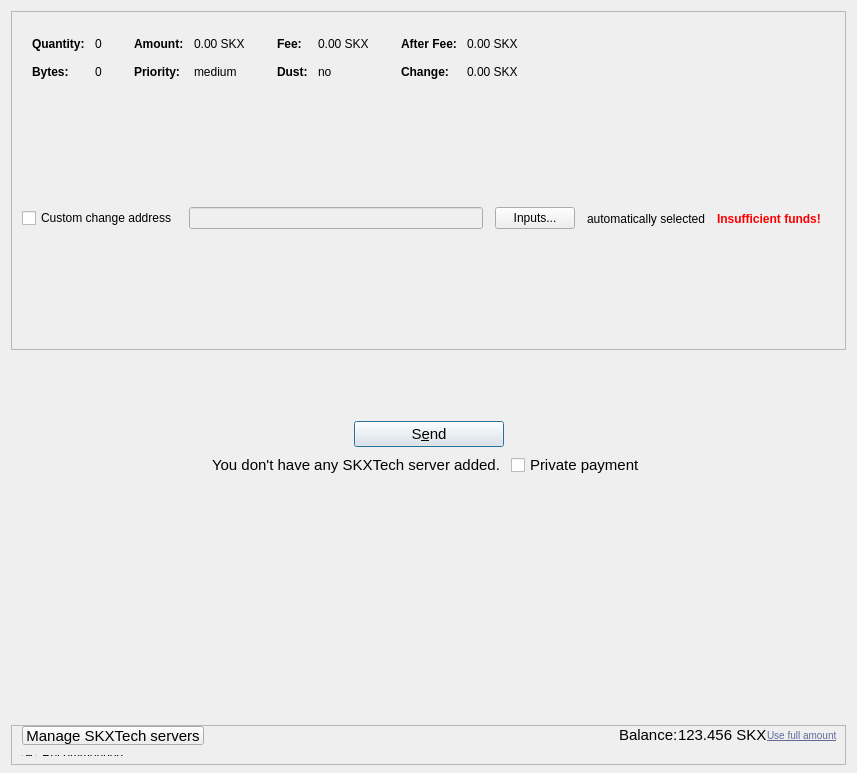
<?xml version="1.0" encoding="UTF-8"?>
<ui version="4.0">
 <class>SendCoinsDialog</class>
 <widget class="QDialog" name="SendCoinsDialog">
  <property name="geometry">
   <rect>
    <x>0</x>
    <y>0</y>
    <width>857</width>
    <height>773</height>
   </rect>
  </property>
  <property name="windowTitle">
   <string>Send Coins</string>
  </property>
  <property name="styleSheet">
   <string notr="true"/>
  </property>
  <layout class="QVBoxLayout" name="verticalLayout" stretch="0,0,0,0">
   <property name="bottomMargin">
    <number>8</number>
   </property>
   <item>
    <widget class="QFrame" name="frameCoinControl">
     <property name="sizePolicy">
      <sizepolicy hsizetype="Expanding" vsizetype="Expanding">
       <horstretch>0</horstretch>
       <verstretch>0</verstretch>
      </sizepolicy>
     </property>
     <property name="maximumSize">
      <size>
       <width>16777215</width>
       <height>16777215</height>
      </size>
     </property>
     <property name="frameShape">
      <enum>QFrame::StyledPanel</enum>
     </property>
     <property name="frameShadow">
      <enum>QFrame::Sunken</enum>
     </property>
     <layout class="QVBoxLayout" name="verticalLayoutCoinControl2">
      <property name="spacing">
       <number>0</number>
      </property>
      <property name="leftMargin">
       <number>0</number>
      </property>
      <property name="topMargin">
       <number>0</number>
      </property>
      <property name="rightMargin">
       <number>0</number>
      </property>
      <property name="bottomMargin">
       <number>6</number>
      </property>
      <item>
       <layout class="QVBoxLayout" name="verticalLayoutCoinControl" stretch="0,0,0">
        <property name="spacing">
         <number>0</number>
        </property>
        <property name="leftMargin">
         <number>10</number>
        </property>
        <property name="topMargin">
         <number>10</number>
        </property>
        <item>
         <layout class="QHBoxLayout" name="horizontalLayoutCoinControl2" stretch="0">
          <property name="spacing">
           <number>8</number>
          </property>
          <property name="bottomMargin">
           <number>10</number>
          </property>
          <item>
           <spacer name="horizontalSpacerCoinControl">
            <property name="orientation">
             <enum>Qt::Horizontal</enum>
            </property>
            <property name="sizeHint" stdset="0">
             <size>
              <width>40</width>
              <height>1</height>
             </size>
            </property>
           </spacer>
          </item>
         </layout>
        </item>
        <item>
         <widget class="QWidget" name="widgetCoinControl" native="true">
          <property name="sizePolicy">
           <sizepolicy hsizetype="Preferred" vsizetype="Preferred">
            <horstretch>0</horstretch>
            <verstretch>0</verstretch>
           </sizepolicy>
          </property>
          <property name="minimumSize">
           <size>
            <width>0</width>
            <height>0</height>
           </size>
          </property>
          <property name="styleSheet">
           <string notr="true"/>
          </property>
          <layout class="QHBoxLayout" name="horizontalLayoutCoinControl5">
           <property name="leftMargin">
            <number>0</number>
           </property>
           <property name="topMargin">
            <number>0</number>
           </property>
           <property name="rightMargin">
            <number>0</number>
           </property>
           <property name="bottomMargin">
            <number>0</number>
           </property>
           <item>
            <layout class="QHBoxLayout" name="horizontalLayoutCoinControl3" stretch="0,0,0,1">
             <property name="spacing">
              <number>20</number>
             </property>
             <property name="topMargin">
              <number>0</number>
             </property>
             <property name="bottomMargin">
              <number>10</number>
             </property>
             <item>
              <layout class="QFormLayout" name="formLayoutCoinControl1">
               <property name="horizontalSpacing">
                <number>10</number>
               </property>
               <property name="verticalSpacing">
                <number>14</number>
               </property>
               <property name="leftMargin">
                <number>10</number>
               </property>
               <property name="topMargin">
                <number>4</number>
               </property>
               <property name="rightMargin">
                <number>6</number>
               </property>
               <item row="0" column="0">
                <widget class="QLabel" name="labelCoinControlQuantityText">
                 <property name="font">
                  <font>
                   <weight>75</weight>
                   <bold>true</bold>
                  </font>
                 </property>
                 <property name="text">
                  <string>Quantity:</string>
                 </property>
                 <property name="margin">
                  <number>0</number>
                 </property>
                </widget>
               </item>
               <item row="0" column="1">
                <widget class="QLabel" name="labelCoinControlQuantity">
                 <property name="cursor">
                  <cursorShape>IBeamCursor</cursorShape>
                 </property>
                 <property name="contextMenuPolicy">
                  <enum>Qt::ActionsContextMenu</enum>
                 </property>
                 <property name="text">
                  <string notr="true">0</string>
                 </property>
                 <property name="margin">
                  <number>0</number>
                 </property>
                 <property name="textInteractionFlags">
                  <set>Qt::LinksAccessibleByMouse|Qt::TextSelectableByKeyboard|Qt::TextSelectableByMouse</set>
                 </property>
                </widget>
               </item>
               <item row="1" column="0">
                <widget class="QLabel" name="labelCoinControlBytesText">
                 <property name="font">
                  <font>
                   <weight>75</weight>
                   <bold>true</bold>
                  </font>
                 </property>
                 <property name="text">
                  <string>Bytes:</string>
                 </property>
                </widget>
               </item>
               <item row="1" column="1">
                <widget class="QLabel" name="labelCoinControlBytes">
                 <property name="cursor">
                  <cursorShape>IBeamCursor</cursorShape>
                 </property>
                 <property name="contextMenuPolicy">
                  <enum>Qt::ActionsContextMenu</enum>
                 </property>
                 <property name="text">
                  <string notr="true">0</string>
                 </property>
                 <property name="textInteractionFlags">
                  <set>Qt::LinksAccessibleByMouse|Qt::TextSelectableByKeyboard|Qt::TextSelectableByMouse</set>
                 </property>
                </widget>
               </item>
              </layout>
             </item>
             <item>
              <layout class="QFormLayout" name="formLayoutCoinControl2">
               <property name="horizontalSpacing">
                <number>10</number>
               </property>
               <property name="verticalSpacing">
                <number>14</number>
               </property>
               <property name="leftMargin">
                <number>6</number>
               </property>
               <property name="topMargin">
                <number>4</number>
               </property>
               <property name="rightMargin">
                <number>6</number>
               </property>
               <item row="0" column="0">
                <widget class="QLabel" name="labelCoinControlAmountText">
                 <property name="font">
                  <font>
                   <weight>75</weight>
                   <bold>true</bold>
                  </font>
                 </property>
                 <property name="text">
                  <string>Amount:</string>
                 </property>
                 <property name="margin">
                  <number>0</number>
                 </property>
                </widget>
               </item>
               <item row="0" column="1">
                <widget class="QLabel" name="labelCoinControlAmount">
                 <property name="cursor">
                  <cursorShape>IBeamCursor</cursorShape>
                 </property>
                 <property name="contextMenuPolicy">
                  <enum>Qt::ActionsContextMenu</enum>
                 </property>
                 <property name="text">
                  <string notr="true">0.00 SKX</string>
                 </property>
                 <property name="textInteractionFlags">
                  <set>Qt::LinksAccessibleByMouse|Qt::TextSelectableByKeyboard|Qt::TextSelectableByMouse</set>
                 </property>
                </widget>
               </item>
               <item row="1" column="0">
                <widget class="QLabel" name="labelCoinControlPriorityText">
                 <property name="font">
                  <font>
                   <weight>75</weight>
                   <bold>true</bold>
                  </font>
                 </property>
                 <property name="text">
                  <string>Priority:</string>
                 </property>
                </widget>
               </item>
               <item row="1" column="1">
                <widget class="QLabel" name="labelCoinControlPriority">
                 <property name="cursor">
                  <cursorShape>IBeamCursor</cursorShape>
                 </property>
                 <property name="contextMenuPolicy">
                  <enum>Qt::ActionsContextMenu</enum>
                 </property>
                 <property name="text">
                  <string notr="true">medium</string>
                 </property>
                 <property name="textInteractionFlags">
                  <set>Qt::LinksAccessibleByMouse|Qt::TextSelectableByKeyboard|Qt::TextSelectableByMouse</set>
                 </property>
                </widget>
               </item>
              </layout>
             </item>
             <item>
              <layout class="QFormLayout" name="formLayoutCoinControl3">
               <property name="horizontalSpacing">
                <number>10</number>
               </property>
               <property name="verticalSpacing">
                <number>14</number>
               </property>
               <property name="leftMargin">
                <number>6</number>
               </property>
               <property name="topMargin">
                <number>4</number>
               </property>
               <property name="rightMargin">
                <number>6</number>
               </property>
               <item row="0" column="0">
                <widget class="QLabel" name="labelCoinControlFeeText">
                 <property name="font">
                  <font>
                   <weight>75</weight>
                   <bold>true</bold>
                  </font>
                 </property>
                 <property name="text">
                  <string>Fee:</string>
                 </property>
                 <property name="margin">
                  <number>0</number>
                 </property>
                </widget>
               </item>
               <item row="0" column="1">
                <widget class="QLabel" name="labelCoinControlFee">
                 <property name="cursor">
                  <cursorShape>IBeamCursor</cursorShape>
                 </property>
                 <property name="contextMenuPolicy">
                  <enum>Qt::ActionsContextMenu</enum>
                 </property>
                 <property name="text">
                  <string notr="true">0.00 SKX</string>
                 </property>
                 <property name="textInteractionFlags">
                  <set>Qt::LinksAccessibleByMouse|Qt::TextSelectableByKeyboard|Qt::TextSelectableByMouse</set>
                 </property>
                </widget>
               </item>
               <item row="1" column="0">
                <widget class="QLabel" name="labelCoinControlLowOutputText">
                 <property name="font">
                  <font>
                   <weight>75</weight>
                   <bold>true</bold>
                  </font>
                 </property>
                 <property name="text">
                  <string>Dust:</string>
                 </property>
                </widget>
               </item>
               <item row="1" column="1">
                <widget class="QLabel" name="labelCoinControlLowOutput">
                 <property name="cursor">
                  <cursorShape>IBeamCursor</cursorShape>
                 </property>
                 <property name="contextMenuPolicy">
                  <enum>Qt::ActionsContextMenu</enum>
                 </property>
                 <property name="text">
                  <string notr="true">no</string>
                 </property>
                 <property name="textInteractionFlags">
                  <set>Qt::LinksAccessibleByMouse|Qt::TextSelectableByKeyboard|Qt::TextSelectableByMouse</set>
                 </property>
                </widget>
               </item>
              </layout>
             </item>
             <item>
              <layout class="QFormLayout" name="formLayoutCoinControl4">
               <property name="horizontalSpacing">
                <number>10</number>
               </property>
               <property name="verticalSpacing">
                <number>14</number>
               </property>
               <property name="leftMargin">
                <number>6</number>
               </property>
               <property name="topMargin">
                <number>4</number>
               </property>
               <property name="rightMargin">
                <number>6</number>
               </property>
               <item row="0" column="0">
                <widget class="QLabel" name="labelCoinControlAfterFeeText">
                 <property name="font">
                  <font>
                   <weight>75</weight>
                   <bold>true</bold>
                  </font>
                 </property>
                 <property name="text">
                  <string>After Fee:</string>
                 </property>
                 <property name="margin">
                  <number>0</number>
                 </property>
                </widget>
               </item>
               <item row="0" column="1">
                <widget class="QLabel" name="labelCoinControlAfterFee">
                 <property name="cursor">
                  <cursorShape>IBeamCursor</cursorShape>
                 </property>
                 <property name="contextMenuPolicy">
                  <enum>Qt::ActionsContextMenu</enum>
                 </property>
                 <property name="text">
                  <string notr="true">0.00 SKX</string>
                 </property>
                 <property name="textInteractionFlags">
                  <set>Qt::LinksAccessibleByMouse|Qt::TextSelectableByKeyboard|Qt::TextSelectableByMouse</set>
                 </property>
                </widget>
               </item>
               <item row="1" column="0">
                <widget class="QLabel" name="labelCoinControlChangeText">
                 <property name="font">
                  <font>
                   <weight>75</weight>
                   <bold>true</bold>
                  </font>
                 </property>
                 <property name="text">
                  <string>Change:</string>
                 </property>
                </widget>
               </item>
               <item row="1" column="1">
                <widget class="QLabel" name="labelCoinControlChange">
                 <property name="cursor">
                  <cursorShape>IBeamCursor</cursorShape>
                 </property>
                 <property name="contextMenuPolicy">
                  <enum>Qt::ActionsContextMenu</enum>
                 </property>
                 <property name="text">
                  <string notr="true">0.00 SKX</string>
                 </property>
                 <property name="textInteractionFlags">
                  <set>Qt::LinksAccessibleByMouse|Qt::TextSelectableByKeyboard|Qt::TextSelectableByMouse</set>
                 </property>
                </widget>
               </item>
              </layout>
             </item>
            </layout>
           </item>
          </layout>
         </widget>
        </item>
        <item>
         <layout class="QHBoxLayout" name="horizontalLayoutCoinControl4" stretch="0,0,0,0,0,0">
          <property name="spacing">
           <number>12</number>
          </property>
          <property name="sizeConstraint">
           <enum>QLayout::SetDefaultConstraint</enum>
          </property>
          <property name="topMargin">
           <number>5</number>
          </property>
          <property name="rightMargin">
           <number>5</number>
          </property>
          <item>
           <widget class="QCheckBox" name="checkBoxCoinControlChange">
            <property name="toolTip">
             <string>If this is activated, but the change address is empty or invalid, change will be sent to a newly generated address.</string>
            </property>
            <property name="text">
             <string>Custom change address</string>
            </property>
           </widget>
          </item>
          <item>
           <widget class="QValidatedLineEdit" name="lineEditCoinControlChange">
            <property name="enabled">
             <bool>false</bool>
            </property>
            <property name="sizePolicy">
             <sizepolicy hsizetype="Expanding" vsizetype="Fixed">
              <horstretch>0</horstretch>
              <verstretch>0</verstretch>
             </sizepolicy>
            </property>
           </widget>
          </item>
          <item>
           <widget class="QPushButton" name="pushButtonCoinControl">
            <property name="styleSheet">
             <string notr="true"/>
            </property>
            <property name="text">
             <string>Inputs...</string>
            </property>
            <property name="autoDefault">
             <bool>false</bool>
            </property>
           </widget>
          </item>
          <item>
           <widget class="QLabel" name="labelCoinControlAutomaticallySelected">
            <property name="text">
             <string>automatically selected</string>
            </property>
            <property name="margin">
             <number>5</number>
            </property>
           </widget>
          </item>
          <item>
           <widget class="QLabel" name="labelCoinControlInsuffFunds">
            <property name="font">
             <font>
              <weight>75</weight>
              <bold>true</bold>
             </font>
            </property>
            <property name="styleSheet">
             <string notr="true">color:red;font-weight:bold;</string>
            </property>
            <property name="text">
             <string>Insufficient funds!</string>
            </property>
            <property name="margin">
             <number>5</number>
            </property>
           </widget>
          </item>
          <item>
           <widget class="QLabel" name="labelCoinControlChangeLabel">
            <property name="sizePolicy">
             <sizepolicy hsizetype="Preferred" vsizetype="Expanding">
              <horstretch>0</horstretch>
              <verstretch>0</verstretch>
             </sizepolicy>
            </property>
            <property name="minimumSize">
             <size>
              <width>0</width>
              <height>0</height>
             </size>
            </property>
            <property name="text">
             <string/>
            </property>
            <property name="margin">
             <number>3</number>
            </property>
           </widget>
          </item>
         </layout>
        </item>
       </layout>
      </item>
     </layout>
    </widget>
   </item>
   <item>
    <spacer name="verticalSpacer">
     <property name="orientation">
      <enum>Qt::Vertical</enum>
     </property>
     <property name="sizeType">
      <enum>QSizePolicy::Minimum</enum>
     </property>
     <property name="sizeHint" stdset="0">
      <size>
       <width>20</width>
       <height>25</height>
      </size>
     </property>
    </spacer>
   </item>
   <item>
    <layout class="QVBoxLayout" name="verticalLayout_6">
     <item>
      <layout class="QHBoxLayout" name="horizontalLayout_10">
       <item>
        <spacer name="horizontalSpacer_12">
         <property name="orientation">
          <enum>Qt::Horizontal</enum>
         </property>
         <property name="sizeType">
          <enum>QSizePolicy::Maximum</enum>
         </property>
         <property name="sizeHint" stdset="0">
          <size>
           <width>60</width>
           <height>20</height>
          </size>
         </property>
        </spacer>
       </item>
       <item>
        <layout class="QVBoxLayout" name="entries">
         <property name="spacing">
          <number>6</number>
         </property>
        </layout>
       </item>
       <item>
        <spacer name="horizontalSpacer_13">
         <property name="orientation">
          <enum>Qt::Horizontal</enum>
         </property>
         <property name="sizeType">
          <enum>QSizePolicy::Maximum</enum>
         </property>
         <property name="sizeHint" stdset="0">
          <size>
           <width>60</width>
           <height>20</height>
          </size>
         </property>
        </spacer>
       </item>
      </layout>
     </item>
     <item>
      <layout class="QHBoxLayout" name="horizontalLayout_2">
       <property name="spacing">
        <number>3</number>
       </property>
       <item>
        <spacer name="horizontalSpacer">
         <property name="orientation">
          <enum>Qt::Horizontal</enum>
         </property>
         <property name="sizeHint" stdset="0">
          <size>
           <width>40</width>
           <height>20</height>
          </size>
         </property>
        </spacer>
       </item>
       <item>
        <spacer name="horizontalSpacer_11">
         <property name="orientation">
          <enum>Qt::Horizontal</enum>
         </property>
         <property name="sizeHint" stdset="0">
          <size>
           <width>40</width>
           <height>20</height>
          </size>
         </property>
        </spacer>
       </item>
      </layout>
     </item>
     <item>
      <layout class="QHBoxLayout" name="horizontalLayout_4">
       <item>
        <spacer name="horizontalSpacer_7">
         <property name="orientation">
          <enum>Qt::Horizontal</enum>
         </property>
         <property name="sizeHint" stdset="0">
          <size>
           <width>40</width>
           <height>20</height>
          </size>
         </property>
        </spacer>
       </item>
       <item>
        <widget class="QPushButton" name="sendButton">
         <property name="minimumSize">
          <size>
           <width>150</width>
           <height>0</height>
          </size>
         </property>
         <property name="font">
          <font>
           <pointsize>11</pointsize>
          </font>
         </property>
         <property name="toolTip">
          <string>Confirm the send action</string>
         </property>
         <property name="styleSheet">
          <string notr="true"/>
         </property>
         <property name="text">
          <string>S&amp;end</string>
         </property>
         <property name="icon">
          <iconset resource="../skyrus.qrc">
           <normaloff>:/icons/send</normaloff>:/icons/send</iconset>
         </property>
         <property name="autoDefault">
          <bool>false</bool>
         </property>
         <property name="default">
          <bool>true</bool>
         </property>
        </widget>
       </item>
       <item>
        <spacer name="horizontalSpacer_10">
         <property name="orientation">
          <enum>Qt::Horizontal</enum>
         </property>
         <property name="sizeHint" stdset="0">
          <size>
           <width>40</width>
           <height>20</height>
          </size>
         </property>
        </spacer>
       </item>
      </layout>
     </item>
     <item>
      <layout class="QHBoxLayout" name="horizontalLayout_8">
       <item>
        <spacer name="horizontalSpacer_8">
         <property name="orientation">
          <enum>Qt::Horizontal</enum>
         </property>
         <property name="sizeHint" stdset="0">
          <size>
           <width>40</width>
           <height>20</height>
          </size>
         </property>
        </spacer>
       </item>
       <item>
        <widget class="QLabel" name="noSkxtechLabel">
         <property name="font">
          <font>
           <pointsize>11</pointsize>
          </font>
         </property>
         <property name="styleSheet">
          <string notr="true"/>
         </property>
         <property name="text">
          <string>You don't have any SKXTech server added. </string>
         </property>
        </widget>
       </item>
       <item>
        <widget class="QCheckBox" name="anonsendCheckbox">
         <property name="font">
          <font>
           <pointsize>11</pointsize>
          </font>
         </property>
         <property name="text">
          <string>Private payment</string>
         </property>
         <property name="checked">
          <bool>false</bool>
         </property>
        </widget>
       </item>
       <item>
        <spacer name="horizontalSpacer_9">
         <property name="orientation">
          <enum>Qt::Horizontal</enum>
         </property>
         <property name="sizeHint" stdset="0">
          <size>
           <width>40</width>
           <height>20</height>
          </size>
         </property>
        </spacer>
       </item>
      </layout>
     </item>
     <item>
      <layout class="QHBoxLayout" name="horizontalLayout_3">
       <item>
        <spacer name="horizontalSpacer_15">
         <property name="orientation">
          <enum>Qt::Horizontal</enum>
         </property>
         <property name="sizeHint" stdset="0">
          <size>
           <width>40</width>
           <height>20</height>
          </size>
         </property>
        </spacer>
       </item>
       <item>
        <spacer name="horizontalSpacer_14">
         <property name="orientation">
          <enum>Qt::Horizontal</enum>
         </property>
         <property name="sizeHint" stdset="0">
          <size>
           <width>40</width>
           <height>20</height>
          </size>
         </property>
        </spacer>
       </item>
      </layout>
     </item>
     <item>
      <spacer name="verticalSpacer_8">
       <property name="orientation">
        <enum>Qt::Vertical</enum>
       </property>
       <property name="sizeType">
        <enum>QSizePolicy::MinimumExpanding</enum>
       </property>
       <property name="sizeHint" stdset="0">
        <size>
         <width>20</width>
         <height>10</height>
        </size>
       </property>
      </spacer>
     </item>
     <item>
      <layout class="QHBoxLayout" name="horizontalLayout"/>
     </item>
    </layout>
   </item>
   <item>
    <widget class="QFrame" name="frameFee">
     <property name="sizePolicy">
      <sizepolicy hsizetype="Expanding" vsizetype="Maximum">
       <horstretch>0</horstretch>
       <verstretch>0</verstretch>
      </sizepolicy>
     </property>
     <property name="maximumSize">
      <size>
       <width>16777215</width>
       <height>40</height>
      </size>
     </property>
     <property name="frameShape">
      <enum>QFrame::StyledPanel</enum>
     </property>
     <property name="frameShadow">
      <enum>QFrame::Sunken</enum>
     </property>
     <layout class="QVBoxLayout" name="verticalLayoutFee1">
      <property name="spacing">
       <number>0</number>
      </property>
      <property name="leftMargin">
       <number>0</number>
      </property>
      <property name="topMargin">
       <number>0</number>
      </property>
      <property name="rightMargin">
       <number>0</number>
      </property>
      <property name="bottomMargin">
       <number>0</number>
      </property>
      <item>
       <layout class="QVBoxLayout" name="verticalLayoutFee2" stretch="0,0,0">
        <property name="spacing">
         <number>0</number>
        </property>
        <property name="leftMargin">
         <number>10</number>
        </property>
        <property name="topMargin">
         <number>0</number>
        </property>
        <item>
         <layout class="QHBoxLayout" name="horizontalLayoutFee1">
          <property name="rightMargin">
           <number>7</number>
          </property>
          <property name="bottomMargin">
           <number>0</number>
          </property>
          <item>
           <widget class="QPushButton" name="noSkxtechButton">
            <property name="font">
             <font>
              <pointsize>11</pointsize>
             </font>
            </property>
            <property name="text">
             <string>Manage SKXTech servers</string>
            </property>
           </widget>
          </item>
          <item>
           <spacer name="horizontalSpacer_4">
            <property name="orientation">
             <enum>Qt::Horizontal</enum>
            </property>
            <property name="sizeHint" stdset="0">
             <size>
              <width>40</width>
              <height>20</height>
             </size>
            </property>
           </spacer>
          </item>
          <item>
           <widget class="QLabel" name="label">
            <property name="sizePolicy">
             <sizepolicy hsizetype="Preferred" vsizetype="Fixed">
              <horstretch>0</horstretch>
              <verstretch>0</verstretch>
             </sizepolicy>
            </property>
            <property name="font">
             <font>
              <pointsize>11</pointsize>
             </font>
            </property>
            <property name="text">
             <string>Balance:</string>
            </property>
           </widget>
          </item>
          <item>
           <widget class="QLabel" name="labelBalance">
            <property name="sizePolicy">
             <sizepolicy hsizetype="Preferred" vsizetype="Fixed">
              <horstretch>0</horstretch>
              <verstretch>0</verstretch>
             </sizepolicy>
            </property>
            <property name="font">
             <font>
              <pointsize>11</pointsize>
             </font>
            </property>
            <property name="cursor">
             <cursorShape>IBeamCursor</cursorShape>
            </property>
            <property name="text">
             <string notr="true">123.456 SKX</string>
            </property>
            <property name="textInteractionFlags">
             <set>Qt::LinksAccessibleByMouse|Qt::TextSelectableByKeyboard|Qt::TextSelectableByMouse</set>
            </property>
           </widget>
          </item>
          <item>
           <widget class="QPushButton" name="fullAmountBtn">
            <property name="cursor">
             <cursorShape>PointingHandCursor</cursorShape>
            </property>
            <property name="styleSheet">
             <string notr="true">border:0;background-color:none;text-align:left;margin: 0px; text-transform: none; color: #616998; font-size: 10px; font-weight: none; text-decoration:underline; </string>
            </property>
            <property name="text">
             <string>Use full amount</string>
            </property>
           </widget>
          </item>
          <item>
           <layout class="QVBoxLayout" name="verticalLayoutFee7">
            <property name="spacing">
             <number>0</number>
            </property>
            <item>
             <spacer name="verticalSpacerSmartFee">
              <property name="orientation">
               <enum>Qt::Vertical</enum>
              </property>
              <property name="sizeType">
               <enum>QSizePolicy::Fixed</enum>
              </property>
              <property name="sizeHint" stdset="0">
               <size>
                <width>1</width>
                <height>4</height>
               </size>
              </property>
             </spacer>
            </item>
            <item>
             <spacer name="verticalSpacer_5">
              <property name="orientation">
               <enum>Qt::Vertical</enum>
              </property>
              <property name="sizeHint" stdset="0">
               <size>
                <width>1</width>
                <height>1</height>
               </size>
              </property>
             </spacer>
            </item>
           </layout>
          </item>
         </layout>
        </item>
        <item>
         <widget class="QFrame" name="frameFeeSelection">
          <layout class="QVBoxLayout" name="verticalLayoutFee12">
           <property name="spacing">
            <number>0</number>
           </property>
           <property name="leftMargin">
            <number>0</number>
           </property>
           <property name="topMargin">
            <number>0</number>
           </property>
           <property name="rightMargin">
            <number>0</number>
           </property>
           <property name="bottomMargin">
            <number>0</number>
           </property>
           <item>
            <layout class="QGridLayout" name="gridLayoutFee">
             <property name="topMargin">
              <number>10</number>
             </property>
             <property name="bottomMargin">
              <number>4</number>
             </property>
             <property name="horizontalSpacing">
              <number>10</number>
             </property>
             <property name="verticalSpacing">
              <number>4</number>
             </property>
             <item row="0" column="0">
              <layout class="QVBoxLayout" name="verticalLayoutFee4" stretch="0,1">
               <item>
                <widget class="QRadioButton" name="radioSmartFee">
                 <property name="text">
                  <string>Recommended:</string>
                 </property>
                 <property name="checked">
                  <bool>true</bool>
                 </property>
                 <attribute name="buttonGroup">
                  <string notr="true">groupFee</string>
                 </attribute>
                </widget>
               </item>
               <item>
                <spacer name="verticalSpacer_2">
                 <property name="orientation">
                  <enum>Qt::Vertical</enum>
                 </property>
                 <property name="sizeHint" stdset="0">
                  <size>
                   <width>1</width>
                   <height>1</height>
                  </size>
                 </property>
                </spacer>
               </item>
              </layout>
             </item>
             <item row="1" column="1">
              <layout class="QVBoxLayout" name="verticalLayoutFee8">
               <property name="spacing">
                <number>6</number>
               </property>
               <item>
                <layout class="QHBoxLayout" name="horizontalLayoutFee13">
                 <item>
                  <widget class="QRadioButton" name="radioCustomPerKilobyte">
                   <property name="toolTip">
                    <string>If the custom fee is set to 1000 satoshis and the transaction is only 250 bytes, then &quot;per kilobyte&quot; only pays 250 satoshis in fee, while &quot;total at least&quot; pays 1000 satoshis. For transactions bigger than a kilobyte both pay by kilobyte.</string>
                   </property>
                   <property name="text">
                    <string>per kilobyte</string>
                   </property>
                   <property name="checked">
                    <bool>true</bool>
                   </property>
                   <attribute name="buttonGroup">
                    <string notr="true">groupCustomFee</string>
                   </attribute>
                  </widget>
                 </item>
                 <item>
                  <widget class="QRadioButton" name="radioCustomAtLeast">
                   <property name="toolTip">
                    <string>If the custom fee is set to 1000 satoshis and the transaction is only 250 bytes, then &quot;per kilobyte&quot; only pays 250 satoshis in fee, while &quot;total at least&quot; pays 1000 satoshis. For transactions bigger than a kilobyte both pay by kilobyte.</string>
                   </property>
                   <property name="text">
                    <string>total at least</string>
                   </property>
                   <attribute name="buttonGroup">
                    <string notr="true">groupCustomFee</string>
                   </attribute>
                  </widget>
                 </item>
                 <item>
                  <widget class="SkyrusAmountField" name="customFee"/>
                 </item>
                 <item>
                  <spacer name="horizontalSpacer_6">
                   <property name="orientation">
                    <enum>Qt::Horizontal</enum>
                   </property>
                   <property name="sizeHint" stdset="0">
                    <size>
                     <width>1</width>
                     <height>1</height>
                    </size>
                   </property>
                  </spacer>
                 </item>
                </layout>
               </item>
               <item>
                <layout class="QHBoxLayout" name="horizontalLayoutFee8">
                 <item>
                  <widget class="QCheckBox" name="checkBoxMinimumFee">
                   <property name="toolTip">
                    <string>Paying only the minimum fee is just fine as long as there is less transaction volume than space in the blocks. But be aware that this can end up in a never confirming transaction once there is more demand for skyrus transactions than the network can process.</string>
                   </property>
                   <property name="text">
                    <string/>
                   </property>
                  </widget>
                 </item>
                 <item>
                  <widget class="QLabel" name="labelMinFeeWarning">
                   <property name="enabled">
                    <bool>true</bool>
                   </property>
                   <property name="toolTip">
                    <string>Paying only the minimum fee is just fine as long as there is less transaction volume than space in the blocks. But be aware that this can end up in a never confirming transaction once there is more demand for skyrus transactions than the network can process.</string>
                   </property>
                   <property name="text">
                    <string>(read the tooltip)</string>
                   </property>
                   <property name="margin">
                    <number>5</number>
                   </property>
                  </widget>
                 </item>
                 <item>
                  <spacer name="horizontalSpacer_2">
                   <property name="orientation">
                    <enum>Qt::Horizontal</enum>
                   </property>
                   <property name="sizeHint" stdset="0">
                    <size>
                     <width>1</width>
                     <height>1</height>
                    </size>
                   </property>
                  </spacer>
                 </item>
                </layout>
               </item>
              </layout>
             </item>
             <item row="0" column="1">
              <layout class="QVBoxLayout" name="verticalLayoutFee3" stretch="0,0,1">
               <property name="spacing">
                <number>6</number>
               </property>
               <property name="topMargin">
                <number>2</number>
               </property>
               <item>
                <layout class="QHBoxLayout" name="horizontalLayoutFee12">
                 <item>
                  <widget class="QLabel" name="labelSmartFee">
                   <property name="text">
                    <string/>
                   </property>
                   <property name="margin">
                    <number>2</number>
                   </property>
                  </widget>
                 </item>
                 <item>
                  <widget class="QLabel" name="labelFeeEstimation">
                   <property name="text">
                    <string/>
                   </property>
                  </widget>
                 </item>
                 <item>
                  <widget class="QLabel" name="labelSmartFee2">
                   <property name="text">
                    <string>(Smart fee not initialized yet. This usually takes a few blocks...)</string>
                   </property>
                   <property name="margin">
                    <number>2</number>
                   </property>
                  </widget>
                 </item>
                 <item>
                  <spacer name="horizontalSpacer_5">
                   <property name="orientation">
                    <enum>Qt::Horizontal</enum>
                   </property>
                   <property name="sizeHint" stdset="0">
                    <size>
                     <width>1</width>
                     <height>1</height>
                    </size>
                   </property>
                  </spacer>
                 </item>
                </layout>
               </item>
               <item>
                <layout class="QHBoxLayout" name="horizontalLayoutFee9">
                 <item>
                  <layout class="QVBoxLayout" name="verticalLayoutFee6">
                   <item>
                    <widget class="QLabel" name="labelSmartFee3">
                     <property name="text">
                      <string>Confirmation time:</string>
                     </property>
                     <property name="margin">
                      <number>2</number>
                     </property>
                    </widget>
                   </item>
                   <item>
                    <spacer name="verticalSpacer_3">
                     <property name="orientation">
                      <enum>Qt::Vertical</enum>
                     </property>
                     <property name="sizeHint" stdset="0">
                      <size>
                       <width>1</width>
                       <height>1</height>
                      </size>
                     </property>
                    </spacer>
                   </item>
                  </layout>
                 </item>
                 <item>
                  <layout class="QVBoxLayout" name="verticalLayoutFee5">
                   <property name="rightMargin">
                    <number>30</number>
                   </property>
                   <item>
                    <widget class="QSlider" name="sliderSmartFee">
                     <property name="minimum">
                      <number>0</number>
                     </property>
                     <property name="maximum">
                      <number>24</number>
                     </property>
                     <property name="pageStep">
                      <number>1</number>
                     </property>
                     <property name="value">
                      <number>0</number>
                     </property>
                     <property name="orientation">
                      <enum>Qt::Horizontal</enum>
                     </property>
                     <property name="invertedAppearance">
                      <bool>false</bool>
                     </property>
                     <property name="invertedControls">
                      <bool>false</bool>
                     </property>
                     <property name="tickPosition">
                      <enum>QSlider::NoTicks</enum>
                     </property>
                    </widget>
                   </item>
                   <item>
                    <layout class="QHBoxLayout" name="horizontalLayoutFee10">
                     <item>
                      <widget class="QLabel" name="labelSmartFeeNormal">
                       <property name="text">
                        <string>normal</string>
                       </property>
                      </widget>
                     </item>
                     <item>
                      <spacer name="horizontalSpacer_3">
                       <property name="orientation">
                        <enum>Qt::Horizontal</enum>
                       </property>
                       <property name="sizeHint" stdset="0">
                        <size>
                         <width>40</width>
                         <height>20</height>
                        </size>
                       </property>
                      </spacer>
                     </item>
                     <item>
                      <widget class="QLabel" name="labelSmartFeeFast">
                       <property name="text">
                        <string>fast</string>
                       </property>
                      </widget>
                     </item>
                    </layout>
                   </item>
                  </layout>
                 </item>
                </layout>
               </item>
               <item>
                <spacer name="verticalSpacer_4">
                 <property name="orientation">
                  <enum>Qt::Vertical</enum>
                 </property>
                 <property name="sizeHint" stdset="0">
                  <size>
                   <width>1</width>
                   <height>1</height>
                  </size>
                 </property>
                </spacer>
               </item>
              </layout>
             </item>
             <item row="1" column="0">
              <layout class="QVBoxLayout" name="verticalLayoutFee9" stretch="0,1">
               <item>
                <widget class="QRadioButton" name="radioCustomFee">
                 <property name="text">
                  <string>Custom:</string>
                 </property>
                 <attribute name="buttonGroup">
                  <string notr="true">groupFee</string>
                 </attribute>
                </widget>
               </item>
               <item>
                <spacer name="verticalSpacer_6">
                 <property name="orientation">
                  <enum>Qt::Vertical</enum>
                 </property>
                 <property name="sizeHint" stdset="0">
                  <size>
                   <width>1</width>
                   <height>1</height>
                  </size>
                 </property>
                </spacer>
               </item>
              </layout>
             </item>
            </layout>
           </item>
          </layout>
         </widget>
        </item>
        <item>
         <spacer name="verticalSpacerFee">
          <property name="orientation">
           <enum>Qt::Vertical</enum>
          </property>
          <property name="sizeHint" stdset="0">
           <size>
            <width>800</width>
            <height>1</height>
           </size>
          </property>
         </spacer>
        </item>
       </layout>
      </item>
     </layout>
    </widget>
   </item>
  </layout>
 </widget>
 <customwidgets>
  <customwidget>
   <class>QValidatedLineEdit</class>
   <extends>QLineEdit</extends>
   <header>qvalidatedlineedit.h</header>
  </customwidget>
  <customwidget>
   <class>SkyrusAmountField</class>
   <extends>QLineEdit</extends>
   <header>skyrusamountfield.h</header>
   <container>1</container>
  </customwidget>
 </customwidgets>
 <resources>
  <include location="../skyrus.qrc"/>
 </resources>
 <connections/>
 <buttongroups>
  <buttongroup name="groupCustomFee"/>
  <buttongroup name="groupFee"/>
 </buttongroups>
</ui>
